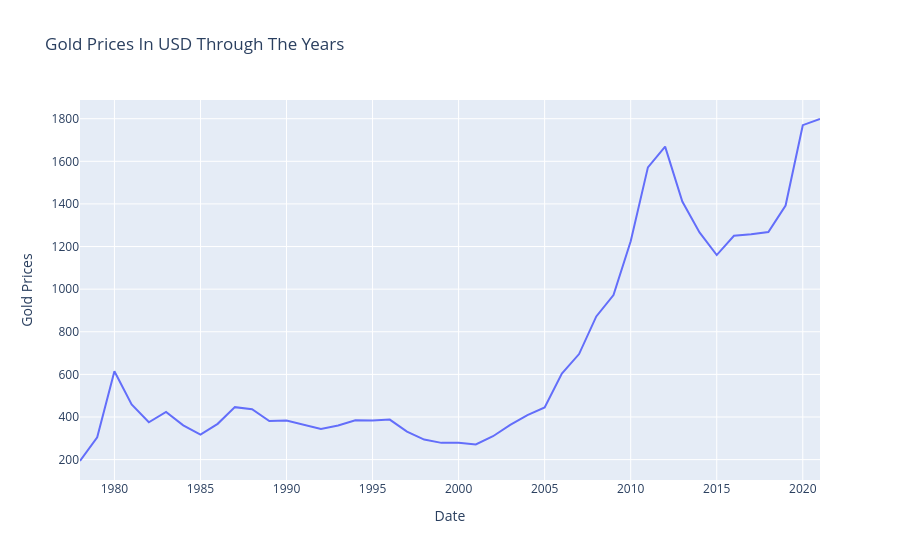
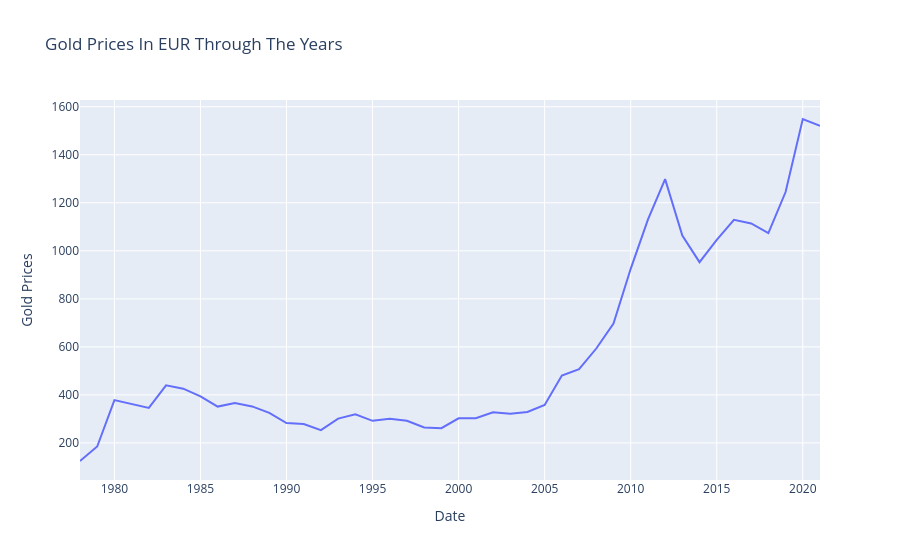
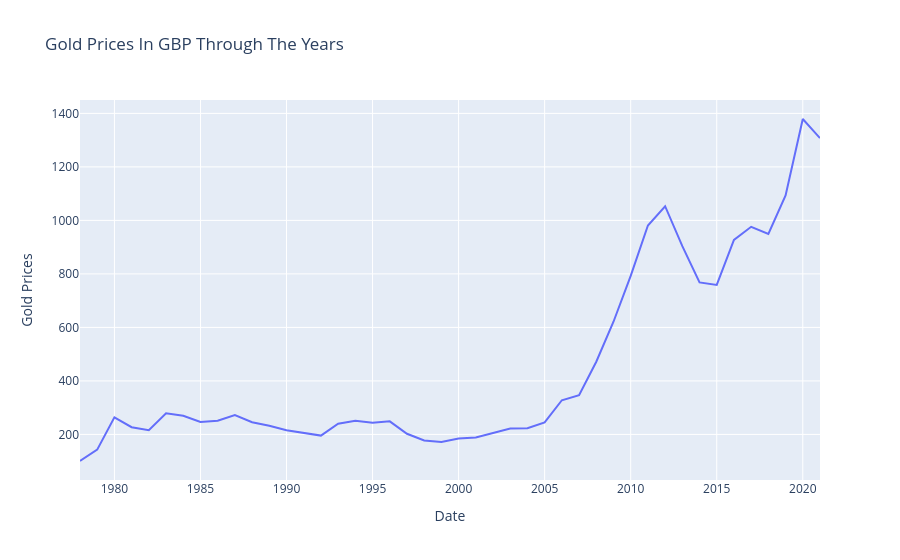
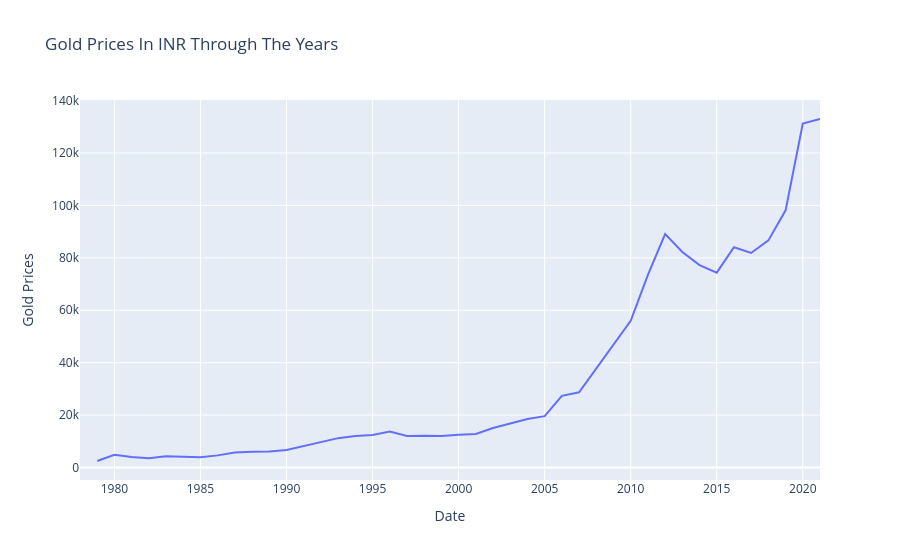

The notebook cell saved with these charts, in order:
### Markdown cell above
## Question 1: Visualizing the Gold Price in Different Currencies
To understand the overall trend of gold prices over the decades, we will plot line charts for each currency available in the dataset.

### Code cell
# List of currencies to visualize
currencies = ['USD', 'EUR', 'GBP', 'INR', 'CNY', 'AED']

# Plotting the historical trend for each currency
for currency in currencies:
    fig = px.line(
        annual_gold, 
        x='Date', 
        y=currency, 
        labels={currency: 'Gold Prices'},
        title=f'Gold Prices In {currency} Through The Years'
    )
    fig.show()

### Figure 1 — Plotly figure (JSON) as saved in the notebook; plotly's stock layout.template omitted (floating-point values rounded to 4 significant figures)
{"data": [{"hovertemplate": "Date=%{x}<br>Gold Prices=%{y}<extra></extra>", "legendgroup": "", "line": {"color": "#636efa", "dash": "solid"}, "marker": {"symbol": "circle"}, "mode": "lines", "name": "", "orientation": "v", "showlegend": false, "type": "scatter", "x": [1978, 1979, 1980, 1981, 1982, 1983, 1984, 1985, 1986, 1987, 1988, 1989, 1990, 1991, 1992, 1993, 1994, 1995, 1996, 1997, 1998, 1999, 2000, 2001, 2002, 2003, 2004, 2005, 2006, 2007, 2008, 2009, 2010, 2011, 2012, 2013, 2014, 2015, 2016, 2017, 2018, 2019, 2020, 2021], "xaxis": "x", "y": [193.4, 304.7, 614.5, 459.3, 375.3, 423.7, 360.8, 317.3, 367.9, 446.2, 436.9, 380.8, 383.6, 362.3, 343.9, 359.8, 384.1, 384.1, 387.9, 331.3, 294.1, 278.6, 279.1, 271.0, 309.7, 363.3, 409.2, 444.4, 603.8, 695.4, 872.0, 972.4, 1225.0, 1572.0, 1669.0, 1411.0, 1266.0, 1160.0, 1251.0, 1257.0, 1268.0, 1393.0, 1770.0, 1799.0], "yaxis": "y"}], "layout": {"legend": {"tracegroupgap": 0}, "title": {"text": "Gold Prices In USD Through The Years"}, "xaxis": {"anchor": "y", "domain": [0.0, 1.0], "title": {"text": "Date"}}, "yaxis": {"anchor": "x", "domain": [0.0, 1.0], "title": {"text": "Gold Prices"}}}}

### Figure 2 — Plotly figure (JSON) as saved in the notebook; plotly's stock layout.template omitted (floating-point values rounded to 4 significant figures)
{"data": [{"hovertemplate": "Date=%{x}<br>Gold Prices=%{y}<extra></extra>", "legendgroup": "", "line": {"color": "#636efa", "dash": "solid"}, "marker": {"symbol": "circle"}, "mode": "lines", "name": "", "orientation": "v", "showlegend": false, "type": "scatter", "x": [1978, 1979, 1980, 1981, 1982, 1983, 1984, 1985, 1986, 1987, 1988, 1989, 1990, 1991, 1992, 1993, 1994, 1995, 1996, 1997, 1998, 1999, 2000, 2001, 2002, 2003, 2004, 2005, 2006, 2007, 2008, 2009, 2010, 2011, 2012, 2013, 2014, 2015, 2016, 2017, 2018, 2019, 2020, 2021], "xaxis": "x", "y": [124.7, 185.1, 378.2, 360.9, 345.6, 439.9, 425.9, 394.1, 351.3, 366.1, 352.1, 325.5, 282.9, 278.4, 253.4, 301.3, 319.4, 291.9, 300.9, 292.5, 264.3, 261.4, 302.7, 302.9, 328.0, 321.2, 329.2, 358.3, 480.6, 506.8, 593.2, 697.0, 925.2, 1130.0, 1299.0, 1064.0, 952.8, 1045.0, 1129.0, 1114.0, 1074.0, 1245.0, 1549.0, 1521.0], "yaxis": "y"}], "layout": {"legend": {"tracegroupgap": 0}, "title": {"text": "Gold Prices In EUR Through The Years"}, "xaxis": {"anchor": "y", "domain": [0.0, 1.0], "title": {"text": "Date"}}, "yaxis": {"anchor": "x", "domain": [0.0, 1.0], "title": {"text": "Gold Prices"}}}}

### Figure 3 — Plotly figure (JSON) as saved in the notebook; plotly's stock layout.template omitted (floating-point values rounded to 4 significant figures)
{"data": [{"hovertemplate": "Date=%{x}<br>Gold Prices=%{y}<extra></extra>", "legendgroup": "", "line": {"color": "#636efa", "dash": "solid"}, "marker": {"symbol": "circle"}, "mode": "lines", "name": "", "orientation": "v", "showlegend": false, "type": "scatter", "x": [1978, 1979, 1980, 1981, 1982, 1983, 1984, 1985, 1986, 1987, 1988, 1989, 1990, 1991, 1992, 1993, 1994, 1995, 1996, 1997, 1998, 1999, 2000, 2001, 2002, 2003, 2004, 2005, 2006, 2007, 2008, 2009, 2010, 2011, 2012, 2013, 2014, 2015, 2016, 2017, 2018, 2019, 2020, 2021], "xaxis": "x", "y": [100.7, 143.1, 263.8, 227.0, 215.5, 279.2, 269.8, 246.3, 251.1, 272.5, 245.6, 232.7, 216.0, 205.5, 195.5, 239.7, 250.8, 243.3, 248.9, 202.4, 177.5, 172.1, 184.3, 188.3, 206.1, 222.2, 223.4, 244.9, 327.7, 347.0, 471.6, 621.2, 792.4, 980.8, 1053.0, 903.8, 768.1, 759.0, 927.3, 976.1, 949.6, 1093.0, 1379.0, 1308.0], "yaxis": "y"}], "layout": {"legend": {"tracegroupgap": 0}, "title": {"text": "Gold Prices In GBP Through The Years"}, "xaxis": {"anchor": "y", "domain": [0.0, 1.0], "title": {"text": "Date"}}, "yaxis": {"anchor": "x", "domain": [0.0, 1.0], "title": {"text": "Gold Prices"}}}}

### Figure 4 — Plotly figure (JSON) as saved in the notebook; plotly's stock layout.template omitted (floating-point values rounded to 4 significant figures)
{"data": [{"hovertemplate": "Date=%{x}<br>Gold Prices=%{y}<extra></extra>", "legendgroup": "", "line": {"color": "#636efa", "dash": "solid"}, "marker": {"symbol": "circle"}, "mode": "lines", "name": "", "orientation": "v", "showlegend": false, "type": "scatter", "x": [1978, 1979, 1980, 1981, 1982, 1983, 1984, 1985, 1986, 1987, 1988, 1989, 1990, 1991, 1992, 1993, 1994, 1995, 1996, 1997, 1998, 1999, 2000, 2001, 2002, 2003, 2004, 2005, 2006, 2007, 2008, 2009, 2010, 2011, 2012, 2013, 2014, 2015, 2016, 2017, 2018, 2019, 2020, 2021], "xaxis": "x", "y": [NaN, 2482.0, 4832.0, 3967.0, 3554.0, 4270.0, 4068.0, 3887.0, 4625.0, 5762.0, 6039.0, 6149.0, 6698.0, 8226.0, 9637.0, 11200.0, 12050.0, 12440.0, 13720.0, 12010.0, 12130.0, 11990.0, 12530.0, 12790.0, 15040.0, 16900.0, 18520.0, 19600.0, 27360.0, 28690.0, 37770.0, 47000.0, 55980.0, 73480.0, 89080.0, 82240.0, 77250.0, 74350.0, 84020.0, 81860.0, 86660.0, 98110.0, 131200.0, 133000.0], "yaxis": "y"}], "layout": {"legend": {"tracegroupgap": 0}, "title": {"text": "Gold Prices In INR Through The Years"}, "xaxis": {"anchor": "y", "domain": [0.0, 1.0], "title": {"text": "Date"}}, "yaxis": {"anchor": "x", "domain": [0.0, 1.0], "title": {"text": "Gold Prices"}}}}
